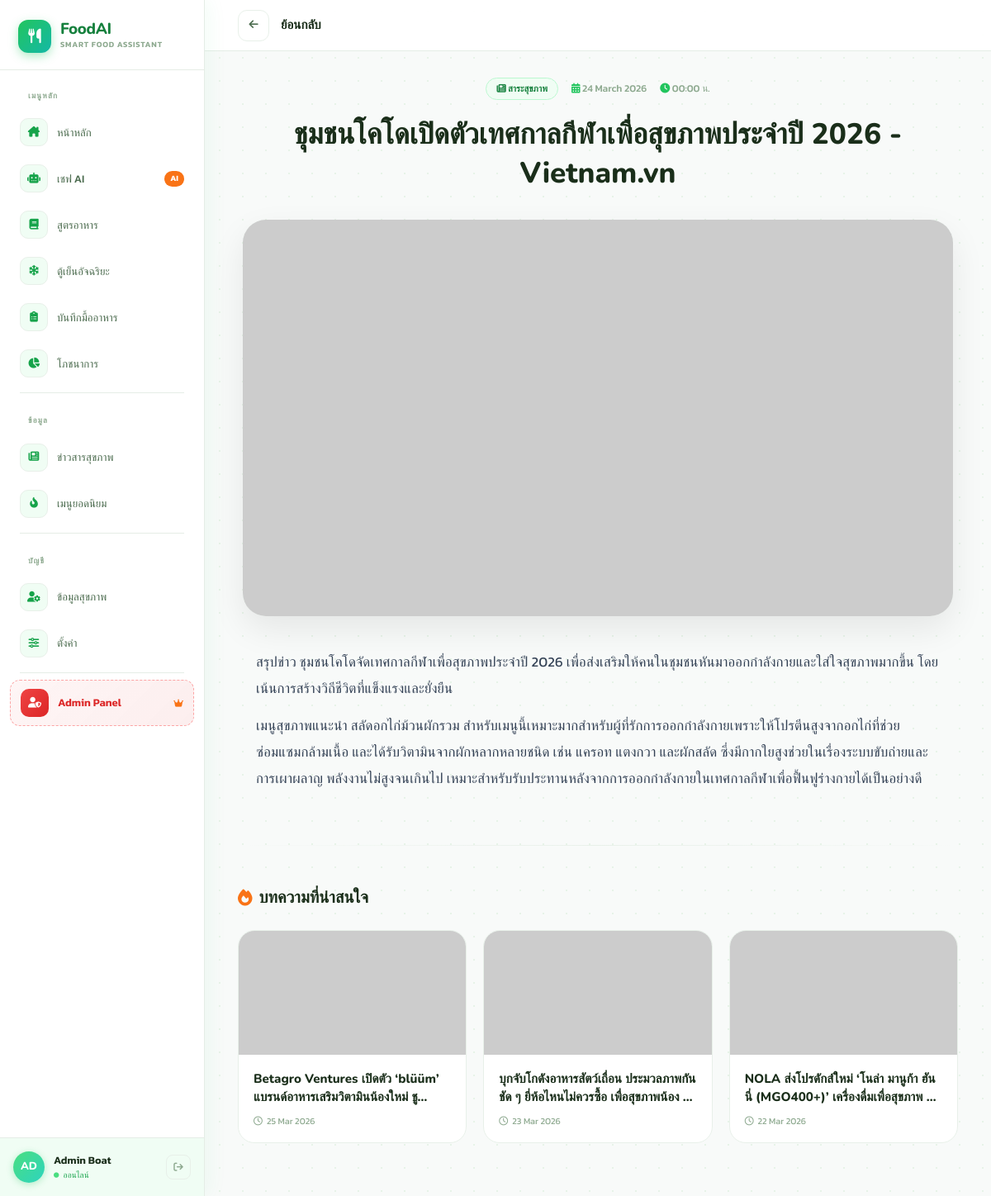
Screenshot of /pages/news_detail.php?id=46 (signed in) with the database file from the repository.
### tables this page shows
CREATE TABLE `news` (
  `id` int(11) NOT NULL,
  `title` varchar(255) NOT NULL,
  `content` text NOT NULL,
  `image_url` varchar(255) DEFAULT NULL,
  `created_at` timestamp NOT NULL DEFAULT current_timestamp()
);

### pages/news_detail.php (the view, shortened to what this page needs)
<?php
include '../config/connect.php';
$news_id = isset($_GET['id']) && is_numeric($_GET['id']) ? (int)$_GET['id'] : 0;
$stmt = $conn->prepare("SELECT * FROM news WHERE id = ?");
$stmt->bind_param("i", $news_id);
$stmt->execute();
$news = $stmt->get_result()->fetch_assoc();
$related_stmt = $conn->prepare(
    "SELECT * FROM news
     WHERE id != ?
     ORDER BY ABS(DATEDIFF(created_at, ?)) ASC, created_at DESC
     LIMIT 3"
);
$news_date = $news['created_at'];
$related_stmt->bind_param("is", $news_id, $news_date);
$related_stmt->execute();
$related_news = $related_stmt->get_result()->fetch_all(MYSQLI_ASSOC);
?>
<!DOCTYPE html>
<html lang="th">
<head>
<script src="https://cdn.tailwindcss.com"></script>
<link rel="stylesheet" href="https://cdnjs.cloudflare.com/ajax/libs/font-awesome/6.4.0/css/all.min.css">
</head>
<body>
<?php include '../includes/sidebar.php' ?>
<div class="page-wrap">
  <header class="topbar">
    <a href="news.php" class="tb-back"><i class="fas fa-arrow-left"></i></a>
    <div>
      <div style="font-family:'Nunito',sans-serif;font-size:.95rem;font-weight:800;color:var(--txt);">ย้อนกลับ</div>
    </div>
  </header>
  <main>
    <div class="article-container rv rv1">
      <div class="article-header">
        <div class="article-meta">
          <span style="background:var(--g50);border:1px solid var(--g200);color:var(--g700);padding:4px 12px;border-radius:99px;font-size:.7rem;font-weight:700;">
            <i class="fas fa-newspaper"></i> สาระสุขภาพ
          </span>
          <span><i class="fas fa-calendar-days" style="color:var(--g500);"></i> <?= date('j F Y', strtotime($news['created_at'])) ?></span>
          <span><i class="fas fa-clock" style="color:var(--g500);"></i> <?= date('H:i', strtotime($news['created_at'])) ?> น.</span>
        </div>
        <h1 class="article-title"><?= htmlspecialchars($news['title']) ?></h1>
      </div>
      <?php if (!empty($news['image_url'])): ?>
      <div class="article-hero-img">
        <img src="<?= htmlspecialchars($news['image_url']) ?>" alt="Cover" onerror="this.closest('.article-hero-img').style.display='none'">
      </div>
      <?php endif; ?>
      <div class="article-body">
        <?= nl2br($news['content']) ?>
      </div>
      <div class="divider"></div>
    </div>
    <?php if (count($related_news) > 0): ?>
    <div class="rv rv2" style="max-width:1000px;margin:0 auto;">
      <h2 style="font-family:'Nunito',sans-serif;font-size:1.25rem;font-weight:800;color:var(--txt);margin-bottom:24px;display:flex;align-items:center;gap:8px;">
        <i class="fas fa-fire" style="color:var(--orange);"></i>
        บทความที่น่าสนใจ
      </h2>
      <div class="related-grid">
        <?php foreach ($related_news as $rel): ?>
        <div class="related-card" onclick="location.href='news_detail.php?id=<?= $rel['id'] ?>'">
          <div class="related-img">
            <?php if (!empty($rel['image_url'])): ?>
            <img src="<?= htmlspecialchars($rel['image_url']) ?>" alt="Img" onerror="this.closest('.related-img').innerHTML='<div style=\'width:100%;height:100%;display:flex;align-items:center;justify-content:center;font-size:2rem;opacity:.2;\'>📰</div>'">
            <?php else: ?>
            <div style="width:100%;height:100%;display:flex;align-items:center;justify-content:center;font-size:2rem;opacity:.2;">📰</div>
            <?php endif; ?>
          </div>
          <div class="related-body">
            <h3 class="related-title"><?= htmlspecialchars($rel['title']) ?></h3>
            <div style="margin-top:auto;font-size:.68rem;color:var(--muted);display:flex;align-items:center;gap:5px;">
              <i class="far fa-clock"></i> <?= date('j M Y', strtotime($rel['created_at'])) ?>
            </div>
          </div>
        </div>
        <?php endforeach; ?>
      </div>
    </div>
    <?php endif; ?>
  </main>
</div>
</body>
</html>

### pages/news_detail.php (style rules this page uses)
:root { --g50:#f0fdf4;--g100:#dcfce7;--g200:#bbf7d0;--g300:#86efac; --g400:#4ade80;--g500:#22c55e;--g600:#16a34a;--g700:#15803d; --t400:#2dd4bf;--t500:#14b8a6;--t600:#0d9488; --bg:#f8faf9;--card:#fff;--bdr:#e8f0e9; --txt:#1a2e1a;--sub:#4b6b4e;--muted:#8da98f; --sb-w:248px; }
* { box-sizing:border-box;margin:0;padding:0; }
body { font-family:'Kanit',sans-serif;background:var(--bg);color:var(--txt);min-height:100vh;display:flex; }
body::before { content:'';position:fixed;inset:0;pointer-events:none;z-index:0;background-image:radial-gradient(circle,#c8e6c9 1px,transparent 1px);background-size:28px 28px;opacity:.35; }
.page-wrap { margin-left:var(--sb-w);flex:1;position:relative;z-index:1;min-width:0; }
.topbar { height:62px;background:rgba(255,255,255,.9);backdrop-filter:blur(12px);border-bottom:1px solid #e5ede6;display:flex;align-items:center;padding:0 2.5rem;gap:14px;position:sticky;top:0;z-index:50; }
.tb-back { width:38px;height:38px;border-radius:11px;background:#fff;border:1px solid var(--bdr);display:flex;align-items:center;justify-content:center;color:var(--sub);text-decoration:none;font-size:.8rem;transition:all .18s; }
.rv { opacity:0;animation:slideUp .6s cubic-bezier(.22,1,.36,1) forwards; }
.rv1 { animation-delay:.05s; }
.rv2 { animation-delay:.15s; }
.article-container { max-width: 860px; margin: 0 auto; }
.article-header { text-align: center; margin-bottom: 2rem; }
.article-meta { display: flex; gap: 16px; justify-content: center; flex-wrap: wrap; align-items: center; margin-bottom: 18px; font-size: .75rem; color: var(--muted); font-weight: 500; }
.article-title { font-family: 'Nunito', sans-serif; font-size: 2.2rem; font-weight: 800; color: var(--txt); line-height: 1.35; margin-bottom: 24px; }
.article-hero-img { width: 100%; max-height: 480px; border-radius: 28px; overflow: hidden; box-shadow: 0 16px 40px rgba(0,0,0,.08); margin-bottom: 2.5rem; background: var(--g50); }
.article-hero-img img { width: 100%; height: 100%; object-fit: cover; }
.article-body { font-size: 1.05rem; color: #334155; line-height: 1.9; letter-spacing: 0.01em; padding: 0 1rem; }
.divider { height: 1px; background: linear-gradient(90deg, transparent, var(--bdr), transparent); margin: 4rem 0 3rem; }
.related-grid { display: grid; grid-template-columns: repeat(auto-fill, minmax(250px, 1fr)); gap: 20px; }
.related-card { background: #fff; border: 1px solid var(--bdr); border-radius: 20px; overflow: hidden; transition: all .3s ease; cursor: pointer; display: flex; flex-direction: column; }
.related-img { height: 150px; background: var(--g50); overflow: hidden; }
.related-img img { width: 100%; height: 100%; object-fit: cover; transition: transform .5s ease; }
.related-body { padding: 18px; display: flex; flex-direction: column; flex: 1; }
.related-title { font-family: 'Nunito', sans-serif; font-size: .95rem; font-weight: 800; color: var(--txt); line-height: 1.45; display: -webkit-box; -webkit-line-clamp: 2; -webkit-box-orient: vertical; overflow: hidden; margin-bottom: 10px; }
main { padding: 2rem 2.5rem 4rem; width: 100%; max-width: 1200px; margin: 0 auto; }

### includes/sidebar.php (style rules this page uses)
:root { --g50: #f0fdf4; --g100: #dcfce7; --g200: #bbf7d0; --g400: #4ade80; --g500: #22c55e; --g600: #16a34a; --g700: #15803d; --t400: #2dd4bf; --t500: #14b8a6; --sb-bg: #ffffff; --sb-w: 248px; --sb-bdr: #e5ede6; --txt: #1a2e1a; --sub: #4b6b4e; --muted: #8da98f; --orange: #f97316; --bdr: #e8f0e9; }

### rows the page displays
news: created_at "24 March 2026", created_at "00:00", title "ชุมชนโคโดเปิดตัวเทศกาลกีฬาเพื่อสุขภาพประจำปี 2026 - Vietnam.vn", content "สรุปข่าว ชุมชนโคโดจัดเทศกาลกีฬาเพื่อสุขภาพประจำปี 2026 เพื่อส่งเสริมให้คนในชุมชนหันมาออกกำลังกายและใส่ใจสุขภาพมากขึ้น โดยเน้นการสร้างวิถีชีวิตที่แข็งแรงและยั่งยืน เมนูสุขภาพแนะนำ สลัดอกไก่ม้วนผักรวม สำหรับเมนูนี้เหมาะมากสำหรับผู้ที่รักการออกกำลังกายเพราะให้โปรตีนสูงจากอกไก่ที่ช่วยซ่อมแซมกล้ามเนื้อ และได้รับวิตามินจากผักหลากหลายชนิด เช่น แครอท แตงกวา และผักสลัด ซึ่งมีกากใยสูงช่วยในเรื่องระบบขับถ่ายและการเผาผลาญ พลังงานไม่สูงจนเกินไป เหมาะสำหรับรับประทานหลังจากการออกกำลังกายในเทศกาลกีฬาเพื่อฟื้นฟูร่างกายได้เป็นอย่างดี"
news: title "Betagro Ventures เปิดตัว ‘blüüm’…", created_at "25 Mar 2026"
news: title "บุกจับโกดังอาหารสัตว์เถื่อน ประมวลภาพกันชัด ๆ ยี่ห้อไหนไม่ควรซื้อ เพื่อสุขภาพน้อง…", created_at "23 Mar 2026"
news: title "NOLA ส่งโปรดักส์ใหม่ ‘โนล่า มานูก้า ฮันนี่ (MGO400+)’…", created_at "22 Mar 2026"

### other values shown
$initials ?: 'U' "AD"
$username "Admin Boat"
